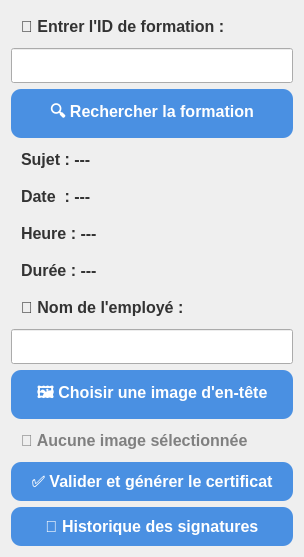
<?xml version="1.0" encoding="UTF-8"?>
<ui version="4.0">
 <class>Deplome</class>
 <widget class="QDialog" name="Deplome">
  <property name="windowTitle">
   <string>🎓 Génération de Certificat</string>
  </property>
  <property name="styleSheet">
   <string notr="true">
    QWidget {
        background-color: qlineargradient(x1:0, y1:0, x2:0, y2:1,
            stop:0 #DCEEFF, stop:1 #ffffff);
        font-family: "Segoe UI";
        font-size: 12pt;
    }

    QLineEdit, QLabel {
        padding: 6px;
    }

    QPushButton {
        background-color: #4A90E2;
        color: white;
        font-weight: bold;
        padding: 10px 20px;
        border-radius: 10px;
    }

    QPushButton:hover {
        background-color: #357ABD;
    }

    QLabel {
        font-weight: bold;
        color: #333333;
    }
   </string>
  </property>
  <layout class="QVBoxLayout" name="verticalLayout">
   <item>
    <widget class="QLabel" name="labelTitre">
     <property name="text">
      <string>📝 Entrer l'ID de formation :</string>
     </property>
    </widget>
   </item>
   <item>
    <widget class="QLineEdit" name="lineEditIdFormation"/>
   </item>
   <item>
    <widget class="QPushButton" name="btnRechercherFormation">
     <property name="text">
      <string>🔍 Rechercher la formation</string>
     </property>
    </widget>
   </item>

   <item>
    <widget class="QLabel" name="labelSujet">
     <property name="text">
      <string>Sujet : ---</string>
     </property>
    </widget>
   </item>
   <item>
    <widget class="QLabel" name="labelDate">
     <property name="text">
      <string>Date  : ---</string>
     </property>
    </widget>
   </item>
   <item>
    <widget class="QLabel" name="labelHeure">
     <property name="text">
      <string>Heure : ---</string>
     </property>
    </widget>
   </item>
   <item>
    <widget class="QLabel" name="labelDuree">
     <property name="text">
      <string>Durée : ---</string>
     </property>
    </widget>
   </item>

   <item>
    <widget class="QLabel" name="labelNomEmploye">
     <property name="text">
      <string>👤 Nom de l'employé :</string>
     </property>
    </widget>
   </item>
   <item>
    <widget class="QLineEdit" name="lineEditNomEmploye"/>
   </item>

   <item>
    <widget class="QPushButton" name="btnChoisirImage">
     <property name="text">
      <string>🖼️ Choisir une image d'en-tête</string>
     </property>
    </widget>
   </item>
   <item>
    <widget class="QLabel" name="labelImage">
     <property name="text">
      <string>📁 Aucune image sélectionnée</string>
     </property>
     <property name="styleSheet">
      <string notr="true">color: gray;</string>
     </property>
    </widget>
   </item>

   <item>
    <widget class="QPushButton" name="btnValider">
     <property name="text">
      <string>✅ Valider et générer le certificat</string>
     </property>
    </widget>
   </item>

   <item>
    <widget class="QPushButton" name="btnOuvrirHistorique">
     <property name="text">
      <string>📄 Historique des signatures</string>
     </property>
    </widget>
   </item>
  </layout>
 </widget>
 <resources/>
 <connections/>
</ui>
